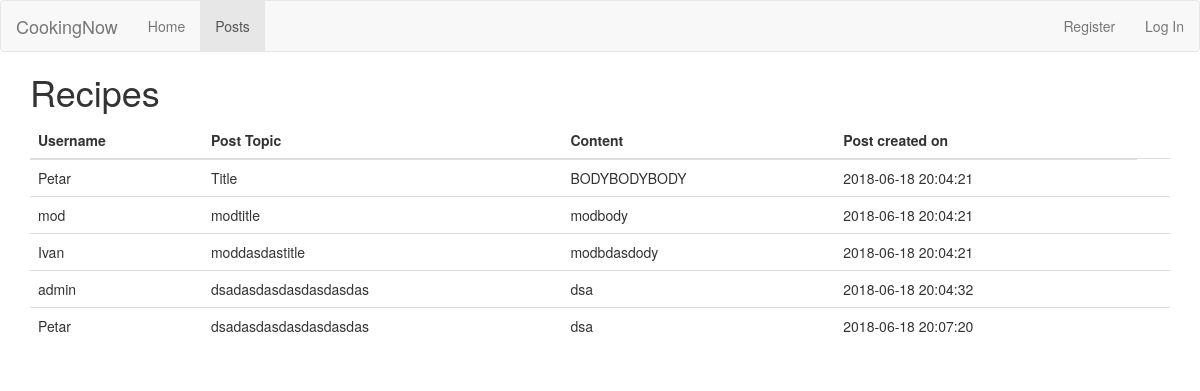
/posts/, run on the app's committed database.
### tables this page shows
CREATE TABLE post (
  id INTEGER PRIMARY KEY AUTOINCREMENT,
  author_id INTEGER,
  username TEXT NOT NULL,
  created TIMESTAMP NOT NULL DEFAULT CURRENT_TIMESTAMP,
  title TEXT NOT NULL,
  body TEXT NOT NULL,
  comment TEXT,
  FOREIGN KEY (author_id) REFERENCES user (id)
);

### server.py (the view)
@app.route('/posts/')
def posts():
    g.active_url = '/posts'
    db = get_db()
    posts = get_all_posts()
    print_posts(posts)
    return render_template('posts/posts.html', posts=posts)

### server.py (called while the page is built)
def get_db():
    if 'db' not in g:
        g.db = sqlite3.connect(DATABASE, detect_types=sqlite3.PARSE_DECLTYPES)
        g.db.row_factory = sqlite3.Row
    return g.db

def get_all_posts():
    posts = g.db.execute('SELECT * FROM post').fetchall()
    return posts

def print_posts(post_list):
    for post in post_list:
        print_post(post)

def print_post(post):
    print('post: ', post['username'], ', title: ', post['title'], ', body: ', post['body'])

### templates/posts/posts.html (shortened to what this page needs)
{% extends 'base.html' %}
{% block content %}
<h1>{% block title %}Recipes{% endblock %}</h1>
<table class="table table-sm table-dark">
    <thead>
    <tr>
        <th>Username</th>
        <th>Post Topic</th>
        <th>Content</th>
        <th>Post created on</th>
    </tr>
    </thead>
    <tbody>
    {% for post in posts %}
    <section>
        <div class="details">
            <div class="container">
                <tr>
                    <td class="table-primary">{{post['username']}}</td>
                    <td>{{post['title']}}</td>
                    <td>{{post['body']}}</td>
                    <td>{{post['created']}}</td>
                    <td>
                    </td>
                </tr>
            </div>
        </div>
    </section>
    {% endfor %}
    </tbody>
</table>
{% endblock %}

### templates/base.html (shortened to what this page needs)
<!doctype html>
<html>
<head>
    <link rel="stylesheet" href="/static/css/bootstrap.min.css"/>
    <link rel="stylesheet" href="/static/css/custom.css"/>
</head>
<body>
<header>
    <nav class="navbar navbar-default">
        <div class="container-fluid">
            <div class="navbar-header">
                <a class="navbar-brand" href="/">CookingNow</a>
            </div>
            <ul class="nav navbar-nav">
                <li {%if g.active_url=='/' %} class="active" {% endif %}><a href="/">Home</a></li>
                <li {%if g.active_url=='/posts' %} class="active" {% endif %}><a href="/posts">Posts</a></li>
            </ul>
            <ul class="nav navbar-nav navbar-right">
                {% if session.get('user') %}
                <li><a class="logged-user" href="#">{{ session.get('user')['username'] + ' : ' +
                    session.get('user')['role'] }}</a></li>
                <li><a href="{{ url_for('logout') }}">Log Out</a></li>
                {% else %}
                <li><a href="{{ url_for('register') }}">Register</a></li>
                <li><a href="{{ url_for('login') }}">Log In</a></li>
                {% endif %}
            </ul>
        </div>
    </nav>
</header>
<section class="container">
    {% block content %}
    {% endblock %}
</section>
</body>
</html>

### static/css/custom.css (style rules this page uses)
nav.navbar { margin-bottom:0; }

### data on the page
post: username "Petar", title "Title", body "BODYBODYBODY", created "2018-06-18 20:04:21"
post: username "mod", title "modtitle", body "modbody", created "2018-06-18 20:04:21"
post: username "Ivan", title "moddasdastitle", body "modbdasdody", created "2018-06-18 20:04:21"
post: username "admin", title "dsadasdasdasdasdasdas", body "dsa", created "2018-06-18 20:04:32"
post: username "Petar", title "dsadasdasdasdasdasdas", body "dsa", created "2018-06-18 20:07:20"
